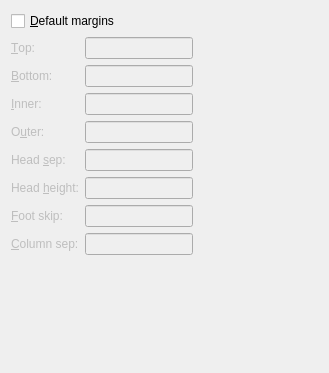
<ui version="4.0" >
 <author></author>
 <comment></comment>
 <exportmacro></exportmacro>
 <class>MarginsUi</class>
 <widget class="QWidget" name="MarginsUi" >
  <property name="geometry" >
   <rect>
    <x>0</x>
    <y>0</y>
    <width>329</width>
    <height>373</height>
   </rect>
  </property>
  <property name="windowTitle" >
   <string/>
  </property>
  <layout class="QGridLayout" >
   <property name="margin" >
    <number>11</number>
   </property>
   <property name="spacing" >
    <number>6</number>
   </property>
   <item row="0" column="0" >
    <widget class="QCheckBox" name="marginCB" >
     <property name="toolTip" >
      <string>Use the margin settings provided by the document class</string>
     </property>
     <property name="text" >
      <string>&amp;Default margins</string>
     </property>
    </widget>
   </item>
   <item row="1" column="1" >
    <spacer>
     <property name="orientation" >
      <enum>Qt::Horizontal</enum>
     </property>
     <property name="sizeType" >
      <enum>QSizePolicy::Expanding</enum>
     </property>
     <property name="sizeHint" >
      <size>
       <width>20</width>
       <height>20</height>
      </size>
     </property>
    </spacer>
   </item>
   <item row="2" column="0" >
    <spacer>
     <property name="orientation" >
      <enum>Qt::Vertical</enum>
     </property>
     <property name="sizeType" >
      <enum>QSizePolicy::Expanding</enum>
     </property>
     <property name="sizeHint" >
      <size>
       <width>20</width>
       <height>20</height>
      </size>
     </property>
    </spacer>
   </item>
   <item row="1" column="0" >
    <layout class="QHBoxLayout" >
     <property name="margin" >
      <number>0</number>
     </property>
     <property name="spacing" >
      <number>6</number>
     </property>
     <item>
      <layout class="QVBoxLayout" >
       <property name="margin" >
        <number>0</number>
       </property>
       <property name="spacing" >
        <number>6</number>
       </property>
       <item>
        <widget class="QLabel" name="topL" >
         <property name="enabled" >
          <bool>false</bool>
         </property>
         <property name="text" >
          <string>&amp;Top:</string>
         </property>
         <property name="buddy" >
          <cstring>topLE</cstring>
         </property>
        </widget>
       </item>
       <item>
        <widget class="QLabel" name="bottomL" >
         <property name="enabled" >
          <bool>false</bool>
         </property>
         <property name="text" >
          <string>&amp;Bottom:</string>
         </property>
         <property name="buddy" >
          <cstring>bottomLE</cstring>
         </property>
        </widget>
       </item>
       <item>
        <widget class="QLabel" name="innerL" >
         <property name="enabled" >
          <bool>false</bool>
         </property>
         <property name="text" >
          <string>&amp;Inner:</string>
         </property>
         <property name="buddy" >
          <cstring>innerLE</cstring>
         </property>
        </widget>
       </item>
       <item>
        <widget class="QLabel" name="outerL" >
         <property name="enabled" >
          <bool>false</bool>
         </property>
         <property name="text" >
          <string>O&amp;uter:</string>
         </property>
         <property name="buddy" >
          <cstring>outerLE</cstring>
         </property>
        </widget>
       </item>
       <item>
        <widget class="QLabel" name="headsepL" >
         <property name="enabled" >
          <bool>false</bool>
         </property>
         <property name="text" >
          <string>Head &amp;sep:</string>
         </property>
         <property name="buddy" >
          <cstring>headsepLE</cstring>
         </property>
        </widget>
       </item>
       <item>
        <widget class="QLabel" name="headheightL" >
         <property name="enabled" >
          <bool>false</bool>
         </property>
         <property name="text" >
          <string>Head &amp;height:</string>
         </property>
         <property name="buddy" >
          <cstring>headheightLE</cstring>
         </property>
        </widget>
       </item>
       <item>
        <widget class="QLabel" name="footskipL" >
         <property name="enabled" >
          <bool>false</bool>
         </property>
         <property name="text" >
          <string>&amp;Foot skip:</string>
         </property>
         <property name="buddy" >
          <cstring>footskipLE</cstring>
         </property>
        </widget>
       </item>
       <item>
        <widget class="QLabel" name="columnsepL" >
         <property name="enabled" >
          <bool>false</bool>
         </property>
         <property name="text" >
          <string>&amp;Column sep:</string>
         </property>
         <property name="buddy" >
          <cstring>columnsepLE</cstring>
         </property>
        </widget>
       </item>
      </layout>
     </item>
     <item>
      <layout class="QVBoxLayout" >
       <property name="margin" >
        <number>0</number>
       </property>
       <property name="spacing" >
        <number>6</number>
       </property>
       <item>
          <layout class="QHBoxLayout" >
          <property name="margin" >
            <number>0</number>
          </property>
          <property name="spacing" >
            <number>6</number>
          </property>
          <item>
            <widget class="QLineEdit" name="topLE" >
            <property name="enabled" >
              <bool>false</bool>
            </property>
            </widget>
          </item>
          <item>
            <widget class="lyx::frontend::LengthCombo" native="1" name="topUnit" >
            <property name="enabled" >
              <bool>false</bool>
            </property>
            </widget>
          </item>
          </layout>
       </item>
       <item>
          <layout class="QHBoxLayout" >
          <property name="margin" >
            <number>0</number>
          </property>
          <property name="spacing" >
            <number>6</number>
          </property>
          <item>
            <widget class="QLineEdit" name="bottomLE" >
            <property name="enabled" >
              <bool>false</bool>
            </property>
            <property name="text" >
              <string/>
            </property>
            </widget>
          </item>
          <item>
            <widget class="lyx::frontend::LengthCombo" native="1" name="bottomUnit" >
            <property name="enabled" >
              <bool>false</bool>
            </property>
            </widget>
          </item>
          </layout>
       </item>
       <item>
          <layout class="QHBoxLayout" >
          <property name="margin" >
            <number>0</number>
          </property>
          <property name="spacing" >
            <number>6</number>
          </property>
          <item>
            <widget class="QLineEdit" name="innerLE" >
            <property name="enabled" >
              <bool>false</bool>
            </property>
            </widget>
          </item>
          <item>
            <widget class="lyx::frontend::LengthCombo" native="1" name="innerUnit" >
            <property name="enabled" >
              <bool>false</bool>
            </property>
            </widget>
          </item>
          </layout>
       </item>
       <item>
          <layout class="QHBoxLayout" >
          <property name="margin" >
            <number>0</number>
          </property>
          <property name="spacing" >
            <number>6</number>
          </property>
          <item>
            <widget class="QLineEdit" name="outerLE" >
            <property name="enabled" >
              <bool>false</bool>
            </property>
            </widget>
          </item>
          <item>
            <widget class="lyx::frontend::LengthCombo" native="1" name="outerUnit" >
            <property name="enabled" >
              <bool>false</bool>
            </property>
            </widget>
          </item>
          </layout>
       </item>
       <item>
          <layout class="QHBoxLayout" >
          <property name="margin" >
            <number>0</number>
          </property>
          <property name="spacing" >
            <number>6</number>
          </property>
          <item>
            <widget class="QLineEdit" name="headsepLE" >
            <property name="enabled" >
              <bool>false</bool>
            </property>
            </widget>
          </item>
          <item>
            <widget class="lyx::frontend::LengthCombo" native="1" name="headsepUnit" >
            <property name="enabled" >
              <bool>false</bool>
            </property>
            </widget>
          </item>
          </layout>
       </item>
       <item>
          <layout class="QHBoxLayout" >
          <property name="margin" >
            <number>0</number>
          </property>
          <property name="spacing" >
            <number>6</number>
          </property>
          <item>
            <widget class="QLineEdit" name="headheightLE" >
            <property name="enabled" >
              <bool>false</bool>
            </property>
            </widget>
          </item>
          <item>
            <widget class="lyx::frontend::LengthCombo" native="1" name="headheightUnit" >
            <property name="enabled" >
              <bool>false</bool>
            </property>
            </widget>
          </item>
          </layout>
       </item>
       <item>
          <layout class="QHBoxLayout" >
          <property name="margin" >
            <number>0</number>
          </property>
          <property name="spacing" >
            <number>6</number>
          </property>
          <item>
            <widget class="QLineEdit" name="footskipLE" >
            <property name="enabled" >
              <bool>false</bool>
            </property>
            </widget>
          </item>
          <item>
            <widget class="lyx::frontend::LengthCombo" native="1" name="footskipUnit" >
            <property name="enabled" >
              <bool>false</bool>
            </property>
            </widget>
          </item>
          </layout>
       </item>
       <item>
          <layout class="QHBoxLayout" >
          <property name="margin" >
            <number>0</number>
          </property>
          <property name="spacing" >
            <number>6</number>
          </property>
          <item>
            <widget class="QLineEdit" name="columnsepLE" >
            <property name="enabled" >
              <bool>false</bool>
            </property>
            </widget>
          </item>
          <item>
            <widget class="lyx::frontend::LengthCombo" native="1" name="columnsepUnit" >
            <property name="enabled" >
              <bool>false</bool>
            </property>
            </widget>
          </item>
          </layout>
       </item>
      </layout> 
    </item>
    </layout>
   </item>
  </layout>
 </widget>
 <customwidgets>
  <customwidget>
   <class>lyx::frontend::LengthCombo</class>
   <extends>QWidget</extends>
   <header>LengthCombo.h</header>
  </customwidget>
 </customwidgets>
 <tabstops>
  <tabstop>topLE</tabstop>
  <tabstop>bottomLE</tabstop>
  <tabstop>innerLE</tabstop>
  <tabstop>outerLE</tabstop>
  <tabstop>headsepLE</tabstop>
  <tabstop>headheightLE</tabstop>
  <tabstop>footskipLE</tabstop>
 </tabstops>
 <includes>
  <include location="local" >qt_i18n.h</include>
 </includes>
 <resources/>
 <connections/>
</ui>
